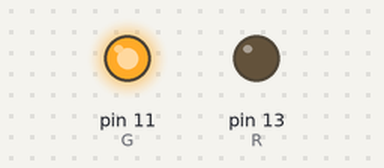
Recording of a sketch running on a simulated Arduino Uno, built with avr-gcc and run on an emulated ATmega328P. Shown: output pins drawn as LEDs (lit = HIGH).

Above: at 2.5 s.
At 7.5 s:
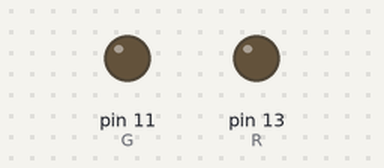
At 13.5 s:
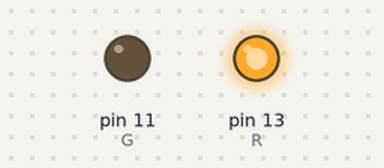
Timing chart, 0 to 19.5 s (numbered marks = the images above):
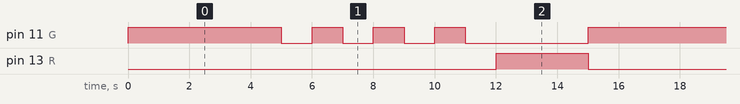

The sketch:

trafficlight.ino
```cpp
#define R 13
#define G 11

void setup(){
    pinMode(R, OUTPUT);
    pinMode(G, OUTPUT);
}

void loop(){
    green();
    red();
}
void green(){
  digitalWrite(R, LOW);
  digitalWrite(G, HIGH);
  delay(5000);

  for(int i=0; i<3; i++){
    digitalWrite(G, LOW);
    delay(1000);
    digitalWrite(G, HIGH);
    delay(1000);
  }

  digitalWrite(G, LOW);
  delay(1000);
}

void red(){
    digitalWrite(G, LOW);
    digitalWrite(R, HIGH);
    delay(3000);
}
```

Measured:
- by itself, pin 11 (G): repeats every 15.0 s: 3 × (LOW 1.0 s, HIGH 1.0 s), LOW 4.0 s, HIGH 5.0 s
- by itself, pin 13 (R): alternates HIGH for 3.0 s and LOW for 12.0 s
- by itself, everything shown: repeats every 15.0 s, in 9 steps
